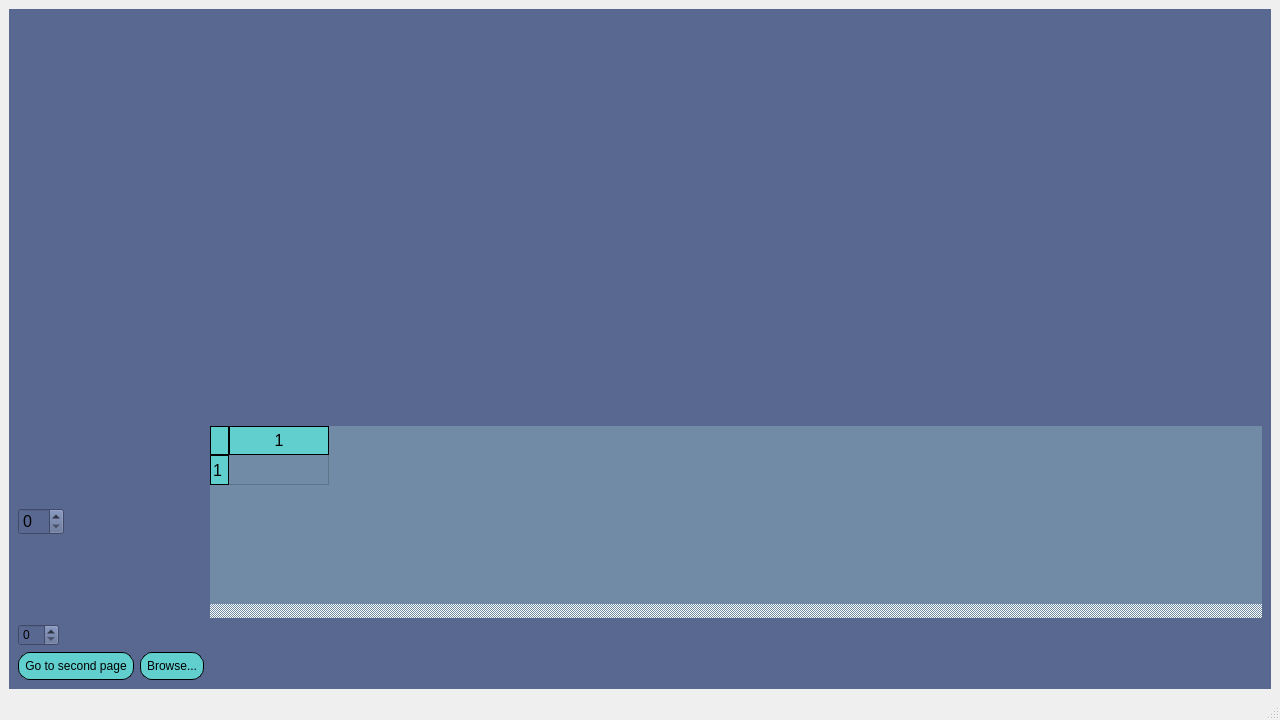
<?xml version="1.0" encoding="UTF-8"?>
<ui version="4.0">
 <class>MainWindow</class>
 <widget class="QMainWindow" name="MainWindow">
  <property name="windowModality">
   <enum>Qt::NonModal</enum>
  </property>
  <property name="geometry">
   <rect>
    <x>0</x>
    <y>0</y>
    <width>1280</width>
    <height>720</height>
   </rect>
  </property>
  <property name="sizePolicy">
   <sizepolicy hsizetype="Fixed" vsizetype="Fixed">
    <horstretch>0</horstretch>
    <verstretch>0</verstretch>
   </sizepolicy>
  </property>
  <property name="windowTitle">
   <string>MainWindow</string>
  </property>
  <property name="styleSheet">
   <string notr="true">background-color: rgb(136, 178, 197);
QPushButton:
{
	background-color: rgb(0,0,255);
}
QScrollBar::vertical {
    border: 2px solid grey;
    background: #32CC99;
    height: 15px;
    margin: 0px 20px 0 20px;
}
QScrollBar::handle:vertical {
    background: white;
    min-width: 20px;
}
QScrollBar::add-line:vertical {
    border: 2px solid grey;
    background: #32CC99;
    width: 20px;
    subcontrol-position: right;
    subcontrol-origin: margin;
}

QScrollBar::sub-line:vertical {
    border: 2px solid grey;
    background: #32CC99;
    width: 20px;
    subcontrol-position: left;
    subcontrol-origin: margin;
}</string>
  </property>
  <property name="unifiedTitleAndToolBarOnMac">
   <bool>false</bool>
  </property>
  <widget class="QWidget" name="centralwidget">
   <property name="styleSheet">
    <string notr="true"/>
   </property>
   <layout class="QGridLayout" name="gridLayout_2">
    <item row="0" column="0">
     <layout class="QGridLayout" name="gridLayout">
      <item row="0" column="1">
       <widget class="QStackedWidget" name="stackedWidget">
        <property name="styleSheet">
         <string notr="true">background-color: rgb(89, 104, 145);
</string>
        </property>
        <property name="currentIndex">
         <number>0</number>
        </property>
        <widget class="QWidget" name="page">
         <property name="styleSheet">
          <string notr="true">QTableWidget QTableCornerButton::section {
    background-color: rgb(98, 207, 207);
    border: 1px solid rgb(0,0,0);
}
QTableWidget::item::selected
{
	background-color: rgb(98, 207, 207);
    border: 1px solid rgb(0,0,0);
}
QHeaderView::section {
   	background-color: rgb(98, 207, 207);
    padding: 2px;
    border: 1px solid rgb(0,0,0);
    font-size: 12pt;
}
QPushButton
{	
	font: 12pt &quot;Arial&quot;;
	background-color: rgb(98, 207, 207);
	border-style: outset;
    border-width: 1px;
    border-radius: 12px;
    border-color: black;
	padding: 6px;
}
QPushButton:hover
{
	background-color: rgb(97, 168, 255);
}

</string>
         </property>
         <layout class="QGridLayout" name="gridLayout_3">
          <item row="0" column="2">
           <layout class="QGridLayout" name="gridLayout_5">
            <item row="0" column="0">
             <widget class="QCustomPlot" name="histoPlot" native="true">
              <property name="maximumSize">
               <size>
                <width>16777215</width>
                <height>16777215</height>
               </size>
              </property>
             </widget>
            </item>
            <item row="1" column="0">
             <widget class="QCustomPlot" name="fxPlot" native="true"/>
            </item>
           </layout>
          </item>
          <item row="1" column="0">
           <widget class="QSpinBox" name="spinBox_2">
            <property name="sizePolicy">
             <sizepolicy hsizetype="Fixed" vsizetype="Fixed">
              <horstretch>0</horstretch>
              <verstretch>0</verstretch>
             </sizepolicy>
            </property>
            <property name="font">
             <font>
              <pointsize>12</pointsize>
             </font>
            </property>
           </widget>
          </item>
          <item row="3" column="1">
           <widget class="QPushButton" name="pushButton_2">
            <property name="text">
             <string>Browse...</string>
            </property>
           </widget>
          </item>
          <item row="0" column="0">
           <spacer name="verticalSpacer">
            <property name="orientation">
             <enum>Qt::Vertical</enum>
            </property>
            <property name="sizeType">
             <enum>QSizePolicy::Expanding</enum>
            </property>
            <property name="sizeHint" stdset="0">
             <size>
              <width>20</width>
              <height>40</height>
             </size>
            </property>
           </spacer>
          </item>
          <item row="1" column="2">
           <widget class="QTableWidget" name="tableWidget">
            <property name="sizePolicy">
             <sizepolicy hsizetype="Preferred" vsizetype="Preferred">
              <horstretch>0</horstretch>
              <verstretch>0</verstretch>
             </sizepolicy>
            </property>
            <property name="minimumSize">
             <size>
              <width>0</width>
              <height>0</height>
             </size>
            </property>
            <property name="maximumSize">
             <size>
              <width>1920</width>
              <height>200</height>
             </size>
            </property>
            <property name="styleSheet">
             <string notr="true">background-color: rgb(113, 139, 166);
font: 10pt &quot;Segoe UI&quot;;

</string>
            </property>
            <property name="frameShape">
             <enum>QFrame::NoFrame</enum>
            </property>
            <property name="verticalScrollBarPolicy">
             <enum>Qt::ScrollBarAlwaysOn</enum>
            </property>
            <property name="horizontalScrollBarPolicy">
             <enum>Qt::ScrollBarAlwaysOn</enum>
            </property>
            <property name="alternatingRowColors">
             <bool>false</bool>
            </property>
            <property name="horizontalScrollMode">
             <enum>QAbstractItemView::ScrollPerItem</enum>
            </property>
            <property name="showGrid">
             <bool>true</bool>
            </property>
            <property name="rowCount">
             <number>1</number>
            </property>
            <property name="columnCount">
             <number>1</number>
            </property>
            <row/>
            <column/>
           </widget>
          </item>
          <item row="3" column="0">
           <widget class="QPushButton" name="pushButton">
            <property name="sizePolicy">
             <sizepolicy hsizetype="Minimum" vsizetype="Fixed">
              <horstretch>0</horstretch>
              <verstretch>0</verstretch>
             </sizepolicy>
            </property>
            <property name="minimumSize">
             <size>
              <width>0</width>
              <height>0</height>
             </size>
            </property>
            <property name="cursor">
             <cursorShape>PointingHandCursor</cursorShape>
            </property>
            <property name="styleSheet">
             <string notr="true"/>
            </property>
            <property name="text">
             <string>Go to second page</string>
            </property>
            <property name="checkable">
             <bool>false</bool>
            </property>
            <property name="autoExclusive">
             <bool>false</bool>
            </property>
            <property name="flat">
             <bool>false</bool>
            </property>
           </widget>
          </item>
          <item row="2" column="0" colspan="3">
           <widget class="QSpinBox" name="spinBox">
            <property name="sizePolicy">
             <sizepolicy hsizetype="Fixed" vsizetype="Fixed">
              <horstretch>0</horstretch>
              <verstretch>0</verstretch>
             </sizepolicy>
            </property>
            <property name="styleSheet">
             <string notr="true">font: 12pt &quot;Segoe UI&quot;;</string>
            </property>
           </widget>
          </item>
          <item row="3" column="2">
           <spacer name="horizontalSpacer">
            <property name="orientation">
             <enum>Qt::Horizontal</enum>
            </property>
            <property name="sizeHint" stdset="0">
             <size>
              <width>40</width>
              <height>20</height>
             </size>
            </property>
           </spacer>
          </item>
         </layout>
        </widget>
        <widget class="QWidget" name="page_2">
         <property name="styleSheet">
          <string notr="true">QPushButton
{	
	font: 12pt &quot;Arial&quot;;
	background-color: rgb(98, 207, 207);
	border-style: outset;
    border-width: 1px;
    border-radius: 12px;
    border-color: black;
	padding: 6px;
}
QPushButton:hover
{
	background-color: rgb(97, 168, 255);
}</string>
         </property>
         <layout class="QGridLayout" name="gridLayout_4">
          <item row="0" column="0">
           <spacer name="verticalSpacer_2">
            <property name="orientation">
             <enum>Qt::Vertical</enum>
            </property>
            <property name="sizeHint" stdset="0">
             <size>
              <width>20</width>
              <height>598</height>
             </size>
            </property>
           </spacer>
          </item>
          <item row="0" column="2">
           <widget class="QPlainTextEdit" name="plainTextEdit">
            <property name="styleSheet">
             <string notr="true">color: rgb(0, 0, 0);
border-color: rgb(0, 0, 0);
background-color: rgb(175, 194, 255);
border: 10px grey;
font: 14pt &quot;Tahoma&quot;;</string>
            </property>
            <property name="plainText">
             <string>asdasd</string>
            </property>
           </widget>
          </item>
          <item row="1" column="0">
           <widget class="QPushButton" name="pushButton_3">
            <property name="text">
             <string>Previous Page</string>
            </property>
           </widget>
          </item>
          <item row="1" column="1">
           <widget class="QPushButton" name="pushButton_4">
            <property name="text">
             <string>Next Page</string>
            </property>
           </widget>
          </item>
          <item row="1" column="2">
           <spacer name="horizontalSpacer_2">
            <property name="orientation">
             <enum>Qt::Horizontal</enum>
            </property>
            <property name="sizeHint" stdset="0">
             <size>
              <width>1023</width>
              <height>20</height>
             </size>
            </property>
           </spacer>
          </item>
         </layout>
        </widget>
       </widget>
      </item>
     </layout>
    </item>
   </layout>
  </widget>
  <widget class="QMenuBar" name="menubar">
   <property name="geometry">
    <rect>
     <x>0</x>
     <y>0</y>
     <width>1280</width>
     <height>21</height>
    </rect>
   </property>
  </widget>
  <widget class="QStatusBar" name="statusbar"/>
 </widget>
 <customwidgets>
  <customwidget>
   <class>QCustomPlot</class>
   <extends>QWidget</extends>
   <header>qcustomplot.h</header>
   <container>1</container>
  </customwidget>
 </customwidgets>
 <resources/>
 <connections/>
</ui>
